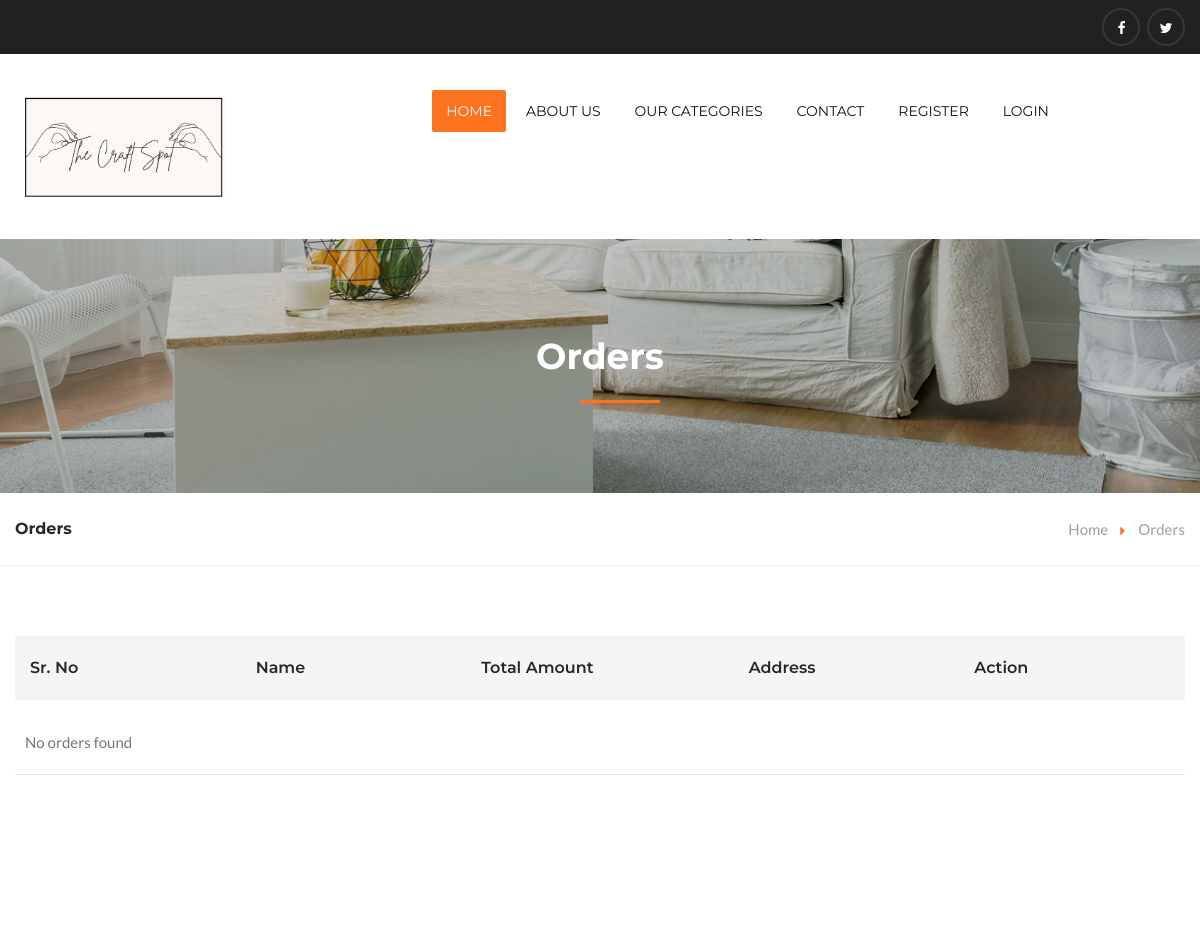
Before: /showorders (upper part) with the older database file.
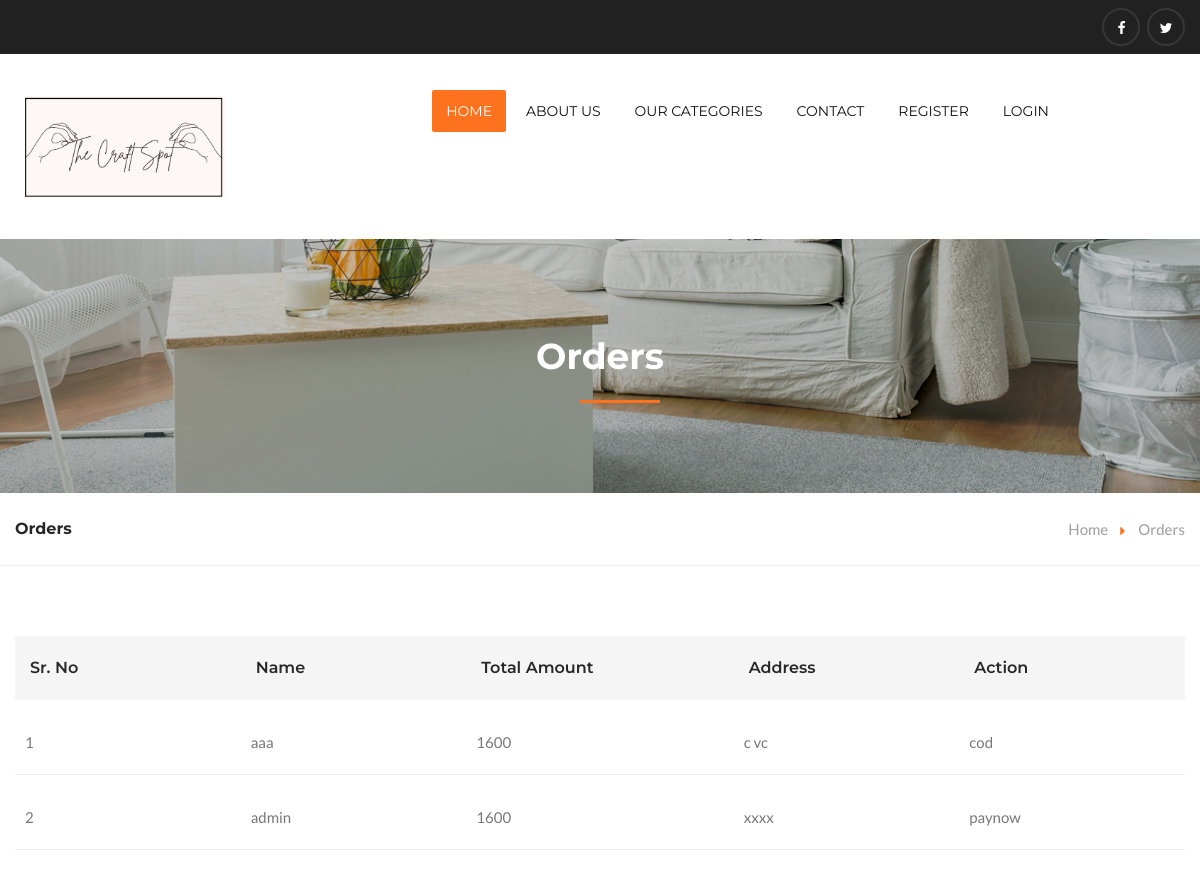
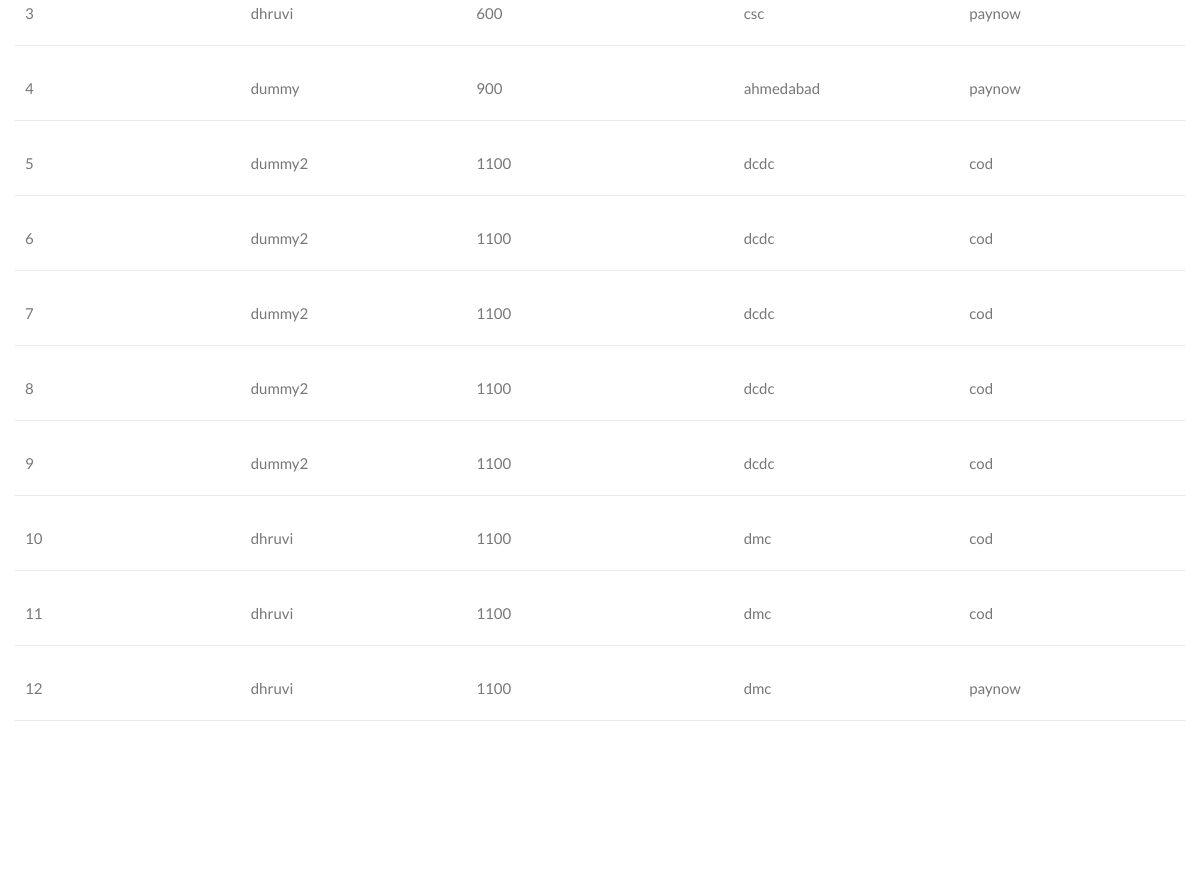
After: the same page with the newer database file (2 pictures, top to bottom).
### myapp/models.py (models this page shows)
class order(models.Model):
    LOGIN_ID =  models.ForeignKey(login,on_delete=models.CASCADE,null=True)
    FINALTOTAL =models.IntegerField(null=True)
    PAY_MODE = models.CharField(max_length=20, choices=[("cod", "COD"), ("paynow", "Online Payment")])
    PAYMENT_ID = models.CharField(max_length=255, null=True, blank=True)  # Store Razorpay Payment ID
    NAME = models.CharField(max_length=40,null=True)
    ADDRESS = models.TextField(null=True)
    TIMESTAMP = models.DateTimeField(auto_now_add=True, editable=False)
    status = models.CharField(max_length=20, choices=STATUS_CHOICES, default='Pending')

### myapp/views.py (the view)
# urls.py: path('showorders', views.showorders, name="showorders"),
def showorders(request):
    orders = order.objects.all()  # Fetch all orders
    return render(request, "showorders.html", {"orders": orders})

### myapp/templates/showorders.html (shortened to what the changed rows need)
<!DOCTYPE html>
<html>
<head>
<link href="static/css/bootstrap.css" rel="stylesheet">
<link href="static/css/style.css" rel="stylesheet">
<link href="static/css/nouislider.css" rel="stylesheet">
<link href="static/css/nouislider.pips.css" rel="stylesheet">
<link href="static/css/responsive.css" rel="stylesheet">
</head>
<body>
    <section class="page-title" style="background-image:url(static/images/background/bg-page-title-1.jpg);">
        <div class="auto-container">
            <h1>Orders</h1>
        </div>
    </section>
    <section class="page-info">
        <div class="auto-container clearfix">
            <div class="pull-left"><h2>Orders</h2></div>
        </div>
    </section>
    <section class="cart-section" >
        <div class="auto-container">
            <div class="cart-outer">
                <div class="table-outer">
                    <table class="cart-table">
                        <thead class="cart-header">
                            <tr>
                                <th>Sr. No</th>
                                <th>Name</th>
                                <th>Total Amount</th>
                                <th>Address</th>
                                <th>Action</th>
                            </tr>
                        </thead>
                        <tbody >
                            {% for order in orders %}
        <tr>
            <td>{{ forloop.counter }}</td>
            <td>{{ order.NAME }}</td>
            <td>{{ order.FINALTOTAL }}</td>
            <td>{{ order.ADDRESS }}</td>
            <td>{{ order.PAY_MODE }}</td>
        </tr>
        {% empty %}
        <tr>
            <td colspan="5">No orders found</td>
        </tr>
        {% endfor %}
                        </tbody>
                    </table>
                </div>
            </div>
        </div>
    </section>
</body>
</html>

Changed rows visible on the page:
added order: NAME "aaa", FINALTOTAL "1600", ADDRESS "c vc", PAY_MODE "cod"
added order: NAME "admin", FINALTOTAL "1600", ADDRESS "xxxx", PAY_MODE "paynow"
added order: NAME "dhruvi", FINALTOTAL "600", ADDRESS "csc", PAY_MODE "paynow"
added order: NAME "dummy", FINALTOTAL "900", ADDRESS "ahmedabad", PAY_MODE "paynow"
added order: NAME "dummy2", FINALTOTAL "1100", ADDRESS "dcdc", PAY_MODE "cod"
added order: NAME "dummy2", FINALTOTAL "1100", ADDRESS "dcdc", PAY_MODE "cod"
added order: NAME "dummy2", FINALTOTAL "1100", ADDRESS "dcdc", PAY_MODE "cod"
added order: NAME "dummy2", FINALTOTAL "1100", ADDRESS "dcdc", PAY_MODE "cod"
added order: NAME "dummy2", FINALTOTAL "1100", ADDRESS "dcdc", PAY_MODE "cod"
added order: NAME "dhruvi", FINALTOTAL "1100", ADDRESS "dmc", PAY_MODE "cod"
added order: NAME "dhruvi", FINALTOTAL "1100", ADDRESS "dmc", PAY_MODE "cod"
added order: NAME "dhruvi", FINALTOTAL "1100", ADDRESS "dmc", PAY_MODE "paynow"
Other visible differences:
text no longer shown: "No orders found"
